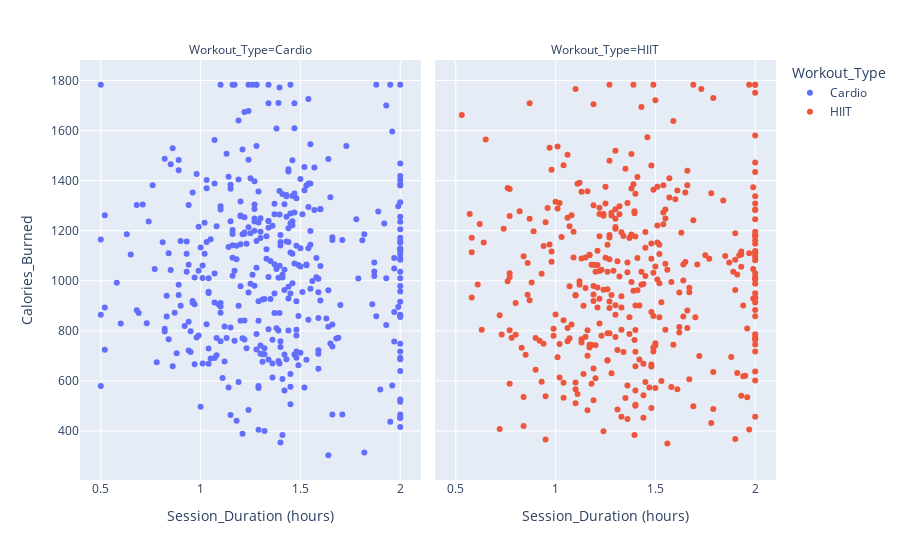

Notebook code cell kept with this figure:
### Markdown cell above
Let's see if the number of calories burned depends on the duration of the workout for Cardio and HIIT.

### Code cell
fig = px.scatter(df.loc[df['Workout_Type'].isin(['Cardio', 'HIIT'])], x='Session_Duration (hours)', y='Calories_Burned', color = 'Workout_Type', facet_col='Workout_Type')
fig.show()

### Figure 1 — Plotly figure (JSON) as saved in the notebook; plotly's stock layout.template omitted (floating-point values rounded to 4 significant figures; data arrays with more than 128 entries replaced by an {"elided": "..."} marker saying what was removed)
{"data": [{"hovertemplate": "Workout_Type=Cardio<br>Session_Duration (hours)=%{x}<br>Calories_Burned=%{y}<extra></extra>", "legendgroup": "Cardio", "marker": {"color": "#636efa", "symbol": "circle"}, "mode": "markers", "name": "Cardio", "orientation": "v", "showlegend": true, "type": "scatter", "x": {"elided": "400 float values"}, "xaxis": "x", "y": {"elided": "400 float values"}, "yaxis": "y"}, {"hovertemplate": "Workout_Type=HIIT<br>Session_Duration (hours)=%{x}<br>Calories_Burned=%{y}<extra></extra>", "legendgroup": "HIIT", "marker": {"color": "#EF553B", "symbol": "circle"}, "mode": "markers", "name": "HIIT", "orientation": "v", "showlegend": true, "type": "scatter", "x": {"elided": "376 float values"}, "xaxis": "x2", "y": {"elided": "376 float values"}, "yaxis": "y2"}], "layout": {"annotations": [{"font": {}, "showarrow": false, "text": "Workout_Type=Cardio", "x": 0.245, "xanchor": "center", "xref": "paper", "y": 1, "yanchor": "bottom", "yref": "paper"}, {"font": {}, "showarrow": false, "text": "Workout_Type=HIIT", "x": 0.755, "xanchor": "center", "xref": "paper", "y": 1, "yanchor": "bottom", "yref": "paper"}], "autosize": true, "legend": {"title": {"text": "Workout_Type"}, "tracegroupgap": 0}, "margin": {"t": 60}, "xaxis": {"anchor": "y", "autorange": true, "domain": [0, 0.49], "range": [0.4004, 2.1], "title": {"text": "Session_Duration (hours)"}, "type": "linear"}, "xaxis2": {"anchor": "y2", "autorange": true, "domain": [0.51, 1], "matches": "x", "range": [0.4004, 2.1], "title": {"text": "Session_Duration (hours)"}, "type": "linear"}, "yaxis": {"anchor": "x", "autorange": true, "domain": [0, 1], "range": [188.4, 1898.0], "title": {"text": "Calories_Burned"}, "type": "linear"}, "yaxis2": {"anchor": "x2", "autorange": true, "domain": [0, 1], "matches": "y", "range": [188.4, 1898.0], "showticklabels": false, "type": "linear"}}}
